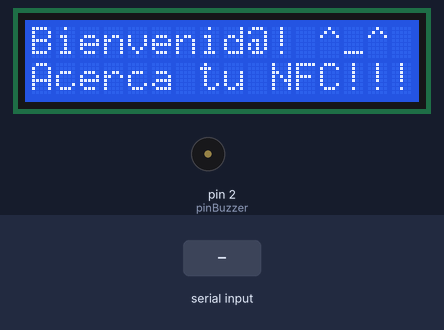
Bench run of a sketch on a simulated Arduino Uno, built with avr-gcc and run on an emulated ATmega328P. On the bench: 16×2 character LCD, buzzer (waves = sounding, pin HIGH). The inputs (shaded band) are chosen by the test bench. Pins used as bus, display or sensor lines are not drawn.

Above: at 1.3 s.
1.4 s: "1" received over Serial
At 2.6 s:
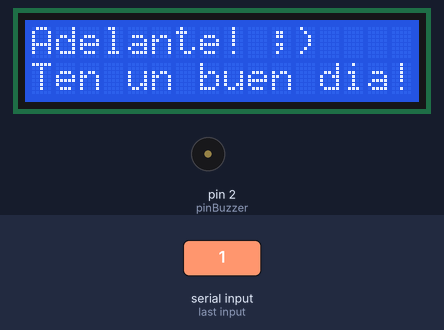
4.4 s: "0" received over Serial
At 7.2 s:
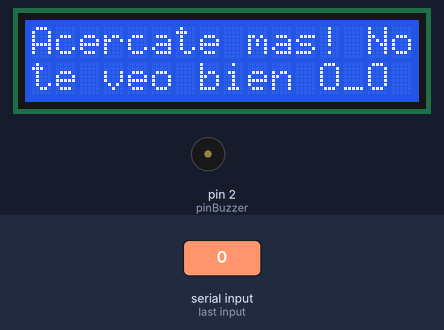
7.4 s: "2" received over Serial
At 9.5 s:
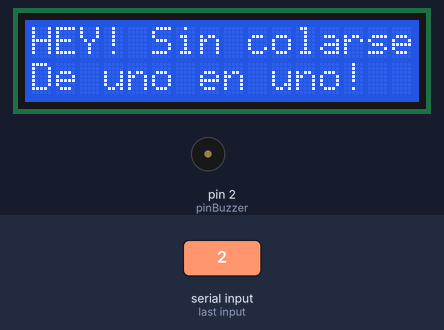
10.4 s: "5" received over Serial
At 13.5 s:
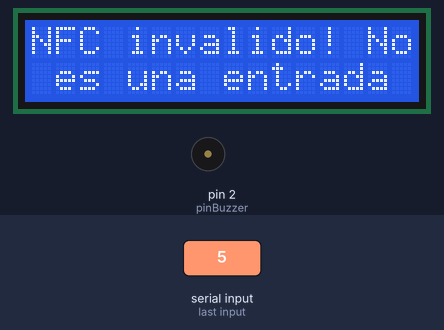
Timing chart, 0 to 14.4 s (numbered marks = the images above; inputs shaded):
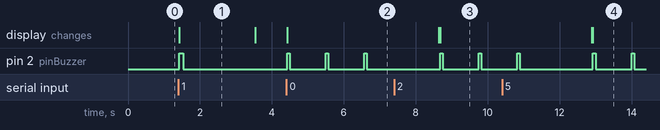

The sketch:

Arduino.ino
```cpp
#include <SPI.h>
#include <MFRC522.h>
#include <SoftwareSerial.h>

#define ledR            1
#define RST_PIN         9
#define SS_PIN          10

#include <LiquidCrystal.h>
LiquidCrystal lcd(7, 8, 6, 5, 3 , 4);

MFRC522 mfrc522(SS_PIN, RST_PIN);
const byte pinBuzzer = 2;

char option = ' ';


void setup() {

  // Buzzer y led rojo para alertas
  pinMode(ledR, OUTPUT);
  pinMode(pinBuzzer, OUTPUT);

  digitalWrite(ledR, LOW);
  digitalWrite(pinBuzzer, LOW);

  // Comunicación serial con la Raspberry
  Serial.begin(9600);

  // Lector NFC
  SPI.begin();

  mfrc522.PCD_Init();

  // Pantalla LCD
  lcd.begin(16, 2);
  lcd.setCursor(0,0);
  lcd.write("Bienvenid@! ^_^" );
  lcd.setCursor(0,1);
  lcd.write("Acerca tu NFC!!!");

}


void loop() {

  // Lectura NFC
  if ( mfrc522.PICC_IsNewCardPresent()) {

    if ( mfrc522.PICC_ReadCardSerial()) {

      for (byte i = 0; i < mfrc522.uid.size; i++) {

        Serial.print(mfrc522.uid.uidByte[i] < 0x10 ? " 0" : " ");
        Serial.print(mfrc522.uid.uidByte[i], HEX);

      }

      Serial.println("");

      // LCD apagado mientras se espera una respuesta
      digitalWrite(ledR, LOW);

      delay(1500);
    }
  }

  digitalWrite(ledR, HIGH);

  // Respuesta de la Raspberry
  if (Serial.available() > 0) {

    option = Serial.read();

    if (option == '1') {
      // Todo correcto, entrada/salida aceptada
      // Mensaje de bienvenida
      // Led apagado
      // Suena el buzzer para indicar el mensaje (sólo un pitido)

      digitalWrite(ledR, LOW);

      lcd.setCursor(0,0);
      lcd.write("Adelante! ;)    ");
      lcd.setCursor(0,1);
      lcd.write("Ten un buen dia!");

      option = 'z';

      for (int i = 0; i < 31000; i++) {

        digitalWrite(pinBuzzer, HIGH);

      }

      digitalWrite(pinBuzzer, LOW);
      delay(2000);

      lcd.setCursor(0,0);
      lcd.write("Bienvenid@! ^_^ ");
      lcd.setCursor(0,1);
      lcd.write("Acerca tu NFC!!!");

    } else if (option == '0') {
      // La cámara no detecta a nadie en la entrada/salida
      // Mensaje informativo
      // Sonido del buzzer (tres pitidos seguidos indicando error) y señal del led

      digitalWrite(ledR, LOW);

      lcd.setCursor(0,0);
      lcd.write("Acercate mas! No");
      lcd.setCursor(0,1);
      lcd.write("te veo bien O_O ");

      option = 'z';

      digitalWrite(ledR, HIGH);

      for (int i = 0; i < 20000; i++) {

        digitalWrite(pinBuzzer, HIGH);

      }

      digitalWrite(pinBuzzer, LOW);

      delay(1000);


      for (int i = 0; i < 20000; i++) {

        digitalWrite(pinBuzzer, HIGH);

      }

      digitalWrite(pinBuzzer, LOW);

      delay(1000);


      for (int i = 0; i < 20000; i++) {

        digitalWrite(pinBuzzer, HIGH);

      }

      digitalWrite(pinBuzzer, LOW);

      delay(2000);


      lcd.setCursor(0,0);
      lcd.write("Bienvenid@! ^_^ ");
      lcd.setCursor(0,1);
      lcd.write("Acerca tu NFC!!!");

    } else if (option == '2') {
      // La cámara detecta a varias personas en la entrada/salida
      // Mensaje informativo
      // Sonido del buzzer (tres pitidos seguidos indicando error) y señal del led

      digitalWrite(ledR, LOW);

      lcd.setCursor(0,0);
      lcd.write("HEY! Sin colarse");
      lcd.setCursor(0,1);
      lcd.write("De uno en uno!  ");

      option = 'z';

      digitalWrite(ledR, HIGH);

      for (int i = 0; i < 20000; i++) {

        digitalWrite(pinBuzzer, HIGH);

      }

      digitalWrite(pinBuzzer, LOW);

      delay(1000);


      for (int i = 0; i < 20000; i++) {

        digitalWrite(pinBuzzer, HIGH);

      }

      digitalWrite(pinBuzzer, 0);

      delay(1000);


      for (int i = 0; i < 20000; i++) {

        digitalWrite(pinBuzzer, HIGH);

      }

      digitalWrite(pinBuzzer, LOW);

      delay(2000);


      lcd.setCursor(0,0);
      lcd.write("Bienvenid@! ^_^ ");
      lcd.setCursor(0,1);
      lcd.write("Acerca tu NFC!!!");

    } else if (option == '5') {
      // No se reconoce el NFC, su ID no está registrado en la BBDD interna
      // Mensaje informativo
      // Sonido del buzzer (tres pitidos seguidos indicando error) y señal del led

      lcd.setCursor(0,0);
      lcd.write("NFC invalido! No");
      lcd.setCursor(0,1);
      lcd.write(" es una entrada ");

      option = 'z';

      digitalWrite(ledR, HIGH);

      for (int i = 0; i < 20000; i++) {

        digitalWrite(pinBuzzer, HIGH);

      }

      digitalWrite(pinBuzzer, LOW);

      delay(1000);


      for (int i = 0; i < 20000; i++) {

        digitalWrite(pinBuzzer, HIGH);

      }

      digitalWrite(pinBuzzer, LOW);

      delay(1000);


      for (int i = 0; i < 20000; i++) {

        digitalWrite(pinBuzzer, HIGH);

      }

      digitalWrite(pinBuzzer, LOW);

      delay(2000);

      lcd.setCursor(0,0);
      lcd.write("Bienvenid@! ^_^ ");
      lcd.setCursor(0,1);
      lcd.write("Acerca tu NFC!!!");

    } else if (option == '9') {
      // Error critico: error en la
      // Mensaje informativo (teléfono de ayuda, equipo técnico)
      // Sonido del buzzer y señal del led en parpadeo constante

      lcd.setCursor(0,0);
      lcd.write("Algo va muy mal ");
      lcd.setCursor(0,1);
      lcd.write("Ayuda 272737475 ");

      for (int i = 0; i < 31000; i++) {

        digitalWrite(pinBuzzer, HIGH);
        digitalWrite(ledR, HIGH);

      }

      digitalWrite(ledR, LOW);
      digitalWrite(pinBuzzer, LOW);

      while(1) {

        digitalWrite(ledR, HIGH);
        digitalWrite(pinBuzzer, HIGH);

        delay(1000);

        digitalWrite(pinBuzzer, LOW);
        digitalWrite(ledR, LOW);

        delay(3000);

      }
    }
  }
}
```

Measured:
- after the input at 1.4 s, pin 2 (pinBuzzer): LOW → HIGH at once, → LOW 0.11 s later; the display: changes at once (image 1)
- after the input at 4.4 s, pin 2 (pinBuzzer): alternates HIGH for 0.07 s and LOW for 1.0 s, starting at once; the display: changes at once (image 2)
- after the input at 7.4 s, pin 2 (pinBuzzer): alternates HIGH for 0.07 s and LOW for 1.0 s, starting after 1.3 s; the display: first differs from a run without the input after 1.3 s (image 3)
- after the input at 10.4 s, the display: first differs from a run without the input after 2.5 s (image 4)
- what the display in image 1 shows lasts 2.1 s, from 1.4 s to 3.5 s
